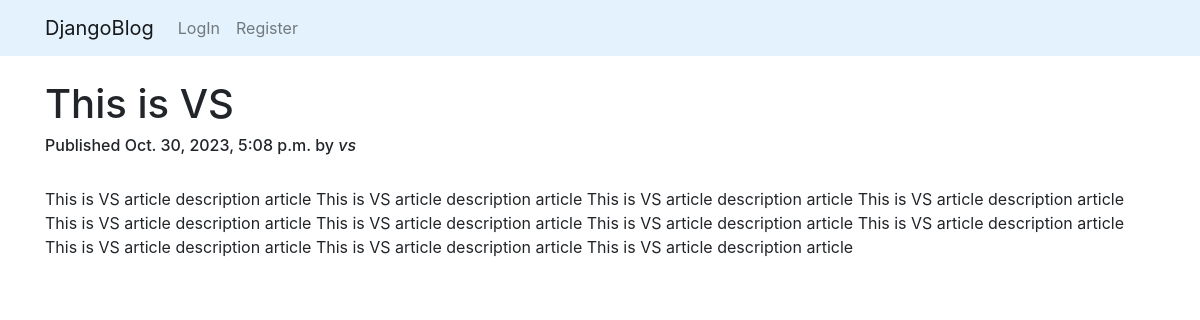
Page /articles/this-is-vs/ on the committed database.
### articles/models.py (models this page shows, shortened)
class Article(models.Model):
    title = models.CharField(max_length=200)
    description = models.TextField()
    slug = models.SlugField(max_length=100, unique=True)
    published = models.DateTimeField(auto_now_add=True)
    author = models.ForeignKey(User, on_delete=models.CASCADE)

### articles/views.py (the view)
# urls.py: path("articles/<slug:slug>/", article_details, name="article_details"),
def article_details(request, slug):
    article = get_object_or_404(Article, slug=slug)
    return render(request, 'details.html', {'article':article})

### articles/templates/details.html (shortened to what this page needs)
{% extends 'base.html' %}
{% block body %}
    <div class="container mt-4">
        <h1>{{article.title}}</h1>
        <h6>Published {{article.published}} by <i>{{article.author}}</i></h6>
        <br>
        <p> {{article.description}} </p>
    </div>
{% endblock %}

### rows in the picture
Article: title "This is VS", published "Oct. 30, 2023, 5:08 p.m.", author "vs", description "This is VS article description article This is VS article description article This is VS article description article This is VS article description article This is VS article description article This is VS article description article This is VS article description article This is VS article description article This is VS article description article This is VS article description article This is VS article description article"
